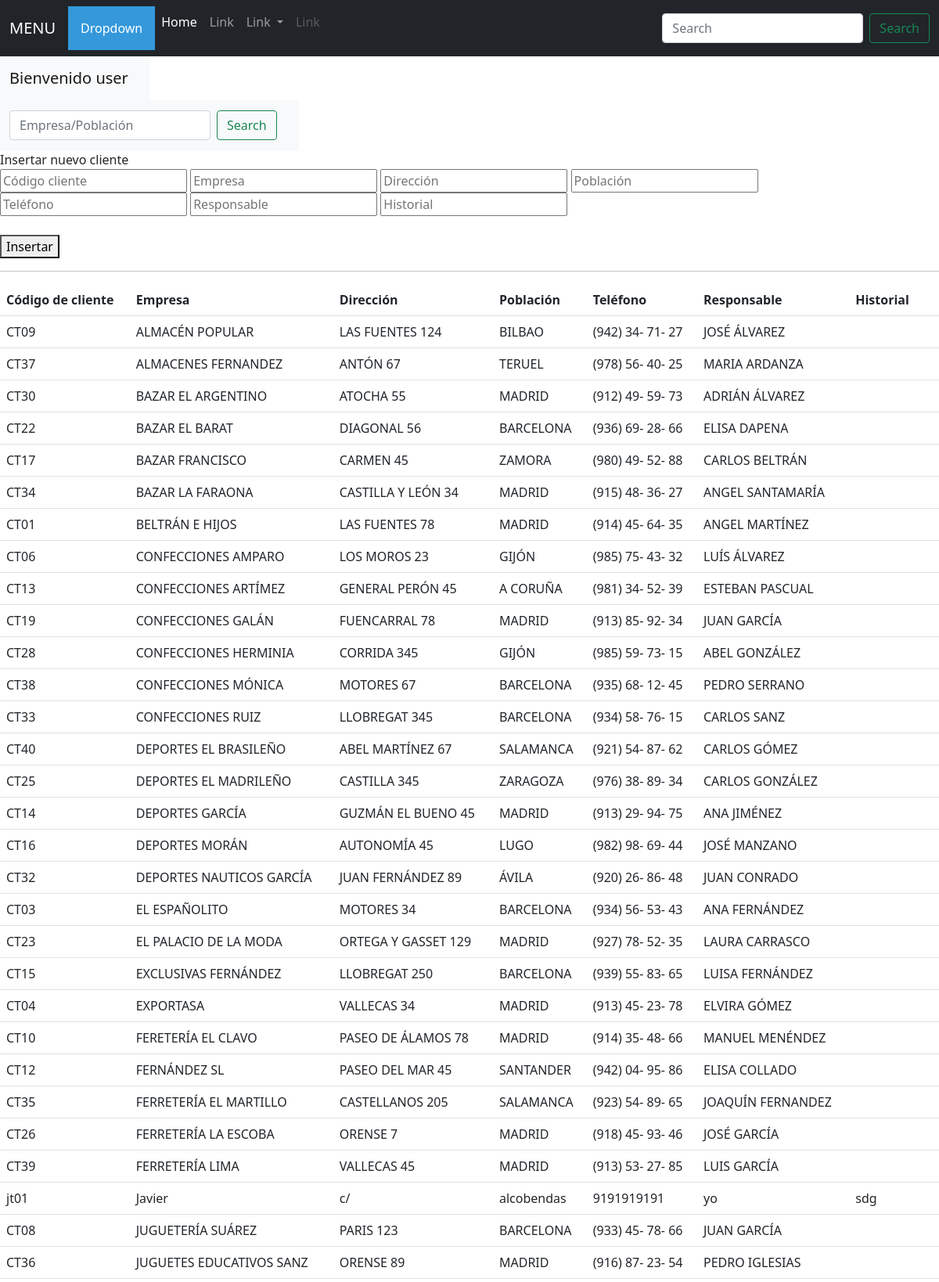
The page /pedidos_form.php (signed in, upper part) on the database its author committed.
### tables this page shows
CREATE TABLE `clientes` (
  `cli_codigo` varchar(4) NOT NULL,
  `cli_empresa` varchar(30) DEFAULT NULL,
  `cli_direccion` varchar(50) DEFAULT NULL,
  `cli_poblacion` varchar(20) DEFAULT NULL,
  `cli_telefono` varchar(16) DEFAULT NULL,
  `cli_responsable` varchar(30) DEFAULT NULL,
  `cli_historial` text DEFAULT NULL
);

### pedidos_form.php (the view, shortened to what this page needs)
<?php
    $filtro = "";
?>
<!DOCTYPE html>
<html lang="es">
<head>
    <link href="https://cdn.jsdelivr.net/npm/bootstrap@5.0.2/dist/css/bootstrap.min.css" rel="stylesheet">
    <link rel="stylesheet" href="pedidos.css">
</head>
<body>
        <nav class="navbar navbar-expand-lg navbar-dark bg-dark">
        <div class="container-fluid">
            <a class="navbar-brand" href="#">MENU</a>
                <div class="collapse navbar-collapse" id="navbarScroll">
                <ul class="navbar-nav me-auto my-2 my-lg-0 navbar-nav-scroll" style="--bs-scroll-height: 100px;">
                <div class="dropdown">
                    <button onclick="myFunction()" class="dropbtn">Dropdown</button>
                </div>
                <li class="nav-item">
                <a class="nav-link active" aria-current="page" href="#">Home</a>
                </li>
                <li class="nav-item">
                <a class="nav-link" href="#">Link</a>
                </li>
                <li class="nav-item dropdown">
                <a class="nav-link dropdown-toggle" href="#" id="navbarScrollingDropdown" role="button" data-bs-toggle="dropdown" aria-expanded="false">
                    Link
                </a>
                </li>
                <li class="nav-item">
                <a class="nav-link disabled" href="#" tabindex="-1" aria-disabled="true">Link</a>
                </li>
            </ul>
            <form class="d-flex">
                <input class="form-control me-2" type="search" placeholder="Search" aria-label="Search">
                <button class="btn btn-outline-success" type="submit">Search</button>
            </form>
            </div>
        </div>
        </nav>
        <div class="d-flex justify-content-start">
        <nav class="navbar navbar-expand-lg navbar-light bg-light">
            <div class="container-fluid">
                <a class="navbar-brand" href="#">
                    <?php
                        echo "Bienvenido " . $_SESSION['usuario_logueado']['usu_alias'];
                    ?>
                </a>
            </div>
        </nav>
        </div>
        <div class="d-flex justify-content-start">
        <nav class="navbar navbar-expand-lg navbar-light bg-light">
            <div class="container-fluid">
                <a class="navbar-brand" href="#">
                    <form class="d-flex" for="filtro">
                        <input class="form-control me-2" name="filtro" id="filtro" type="search" placeholder="Empresa/Población" aria-label="Search" value= <?php echo $filtro; ?>>
                        <button class="btn btn-outline-success" type="submit">Search</button>
                    </form>
                </a>
            </div>
        </nav>
        </div>
    <form action="">
            <label for="insert">Insertar nuevo cliente</label>
            <br>
            <input type="text" name="insert_codcli" id="insert" placeholder="Código cliente">
            <input type="text" name="insert_empresa" id="insert" placeholder="Empresa">
            <input type="text" name="insert_direccion" id="insert" placeholder="Dirección">
            <input type="text" name="insert_poblacion" id="insert" placeholder="Población">
            <input type="text" name="insert_telefono" id="insert" placeholder="Teléfono">
            <input type="text" name="insert_telefono" id="insert" placeholder="Responsable">
            <input type="text" name="insert_historial" id="insert" placeholder="Historial">
            <br><br>
            <button>Insertar</button>
    </form>
    <hr>
    <table class="table">
        <tr>
            <th scope="col">Código de cliente</th>
            <th scope="col">Empresa</th>
            <th scope="col">Dirección</th>
            <th scope="col">Población</th>
            <th scope="col">Teléfono</th>
            <th scope="col">Responsable</th>
            <th scope="col">Historial</th>
        </tr>
            <?php
                $sql = "SELECT * FROM clientes WHERE cli_empresa LIKE '%$filtro%' OR cli_poblacion LIKE '%$filtro%'ORDER BY cli_empresa";
                $conexion = mysqli_connect(HOST,USER,PASS,BBDD);
                $rs = mysqli_query($conexion, $sql);
                $datos_array = mysqli_fetch_all($rs);
                for($i=0; $i<count($datos_array); $i++){
                    echo "<tr>";
                        echo "<td>" . $datos_array[$i][0] . "</td>";
                        echo "<td>" . $datos_array[$i][1] . "</td>";
                        echo "<td>" . $datos_array[$i][2] . "</td>";
                        echo "<td>" . $datos_array[$i][3] . "</td>";
                        echo "<td>" . $datos_array[$i][4] . "</td>";
                        echo "<td>" . $datos_array[$i][5] . "</td>";
                        echo "<td>" . $datos_array[$i][6] . "</td>";
                    echo "</tr>";
                }
            ?>
    </table>
</body>
</html>

### pedidos.css (style rules this page uses)
.dropbtn { background-color: #3498DB; color: white; padding: 16px; font-size: 16px; border: none; cursor: pointer; }
.dropdown { position: relative; display: inline-block; }

### rows shown on the page
clientes: cli_codigo "CT09", cli_empresa "ALMACÉN POPULAR", cli_direccion "LAS FUENTES 124", cli_poblacion "BILBAO", cli_telefono "(942) 34- 71- 27", cli_responsable "JOSÉ ÁLVAREZ"
clientes: cli_codigo "CT37", cli_empresa "ALMACENES FERNANDEZ", cli_direccion "ANTÓN 67", cli_poblacion "TERUEL", cli_telefono "(978) 56- 40- 25", cli_responsable "MARIA ARDANZA"
clientes: cli_codigo "CT30", cli_empresa "BAZAR EL ARGENTINO", cli_direccion "ATOCHA 55", cli_poblacion "MADRID", cli_telefono "(912) 49- 59- 73", cli_responsable "ADRIÁN ÁLVAREZ"
clientes: cli_codigo "CT22", cli_empresa "BAZAR EL BARAT", cli_direccion "DIAGONAL 56", cli_poblacion "BARCELONA", cli_telefono "(936) 69- 28- 66", cli_responsable "ELISA DAPENA"
clientes: cli_codigo "CT17", cli_empresa "BAZAR FRANCISCO", cli_direccion "CARMEN 45", cli_poblacion "ZAMORA", cli_telefono "(980) 49- 52- 88", cli_responsable "CARLOS BELTRÁN"
clientes: cli_codigo "CT34", cli_empresa "BAZAR LA FARAONA", cli_direccion "CASTILLA Y LEÓN 34", cli_poblacion "MADRID", cli_telefono "(915) 48- 36- 27", cli_responsable "ANGEL SANTAMARÍA"
clientes: cli_codigo "CT01", cli_empresa "BELTRÁN E HIJOS", cli_direccion "LAS FUENTES 78", cli_poblacion "MADRID", cli_telefono "(914) 45- 64- 35", cli_responsable "ANGEL MARTÍNEZ"
clientes: cli_codigo "CT06", cli_empresa "CONFECCIONES AMPARO", cli_direccion "LOS MOROS 23", cli_poblacion "GIJÓN", cli_telefono "(985) 75- 43- 32", cli_responsable "LUÍS ÁLVAREZ"
clientes: cli_codigo "CT13", cli_empresa "CONFECCIONES ARTÍMEZ", cli_direccion "GENERAL PERÓN 45", cli_poblacion "A CORUÑA", cli_telefono "(981) 34- 52- 39", cli_responsable "ESTEBAN PASCUAL"
clientes: cli_codigo "CT19", cli_empresa "CONFECCIONES GALÁN", cli_direccion "FUENCARRAL 78", cli_poblacion "MADRID", cli_telefono "(913) 85- 92- 34", cli_responsable "JUAN GARCÍA"
clientes: cli_codigo "CT28", cli_empresa "CONFECCIONES HERMINIA", cli_direccion "CORRIDA 345", cli_poblacion "GIJÓN", cli_telefono "(985) 59- 73- 15", cli_responsable "ABEL GONZÁLEZ"
clientes: cli_codigo "CT38", cli_empresa "CONFECCIONES MÓNICA", cli_direccion "MOTORES 67", cli_poblacion "BARCELONA", cli_telefono "(935) 68- 12- 45", cli_responsable "PEDRO SERRANO"
clientes: cli_codigo "CT33", cli_empresa "CONFECCIONES RUIZ", cli_direccion "LLOBREGAT 345", cli_poblacion "BARCELONA", cli_telefono "(934) 58- 76- 15", cli_responsable "CARLOS SANZ"
clientes: cli_codigo "CT40", cli_empresa "DEPORTES EL BRASILEÑO", cli_direccion "ABEL MARTÍNEZ 67", cli_poblacion "SALAMANCA", cli_telefono "(921) 54- 87- 62", cli_responsable "CARLOS GÓMEZ"
clientes: cli_codigo "CT25", cli_empresa "DEPORTES EL MADRILEÑO", cli_direccion "CASTILLA 345", cli_poblacion "ZARAGOZA", cli_telefono "(976) 38- 89- 34", cli_responsable "CARLOS GONZÁLEZ"
clientes: cli_codigo "CT14", cli_empresa "DEPORTES GARCÍA", cli_direccion "GUZMÁN EL BUENO 45", cli_poblacion "MADRID", cli_telefono "(913) 29- 94- 75", cli_responsable "ANA JIMÉNEZ"
clientes: cli_codigo "CT16", cli_empresa "DEPORTES MORÁN", cli_direccion "AUTONOMÍA 45", cli_poblacion "LUGO", cli_telefono "(982) 98- 69- 44", cli_responsable "JOSÉ MANZANO"
clientes: cli_codigo "CT32", cli_empresa "DEPORTES NAUTICOS GARCÍA", cli_direccion "JUAN FERNÁNDEZ 89", cli_poblacion "ÁVILA", cli_telefono "(920) 26- 86- 48", cli_responsable "JUAN CONRADO"
clientes: cli_codigo "CT03", cli_empresa "EL ESPAÑOLITO", cli_direccion "MOTORES 34", cli_poblacion "BARCELONA", cli_telefono "(934) 56- 53- 43", cli_responsable "ANA FERNÁNDEZ"
clientes: cli_codigo "CT23", cli_empresa "EL PALACIO DE LA MODA", cli_direccion "ORTEGA Y GASSET 129", cli_poblacion "MADRID", cli_telefono "(927) 78- 52- 35", cli_responsable "LAURA CARRASCO"
clientes: cli_codigo "CT15", cli_empresa "EXCLUSIVAS FERNÁNDEZ", cli_direccion "LLOBREGAT 250", cli_poblacion "BARCELONA", cli_telefono "(939) 55- 83- 65", cli_responsable "LUISA FERNÁNDEZ"
clientes: cli_codigo "CT04", cli_empresa "EXPORTASA", cli_direccion "VALLECAS 34", cli_poblacion "MADRID", cli_telefono "(913) 45- 23- 78", cli_responsable "ELVIRA GÓMEZ"
clientes: cli_codigo "CT10", cli_empresa "FERETERÍA EL CLAVO", cli_direccion "PASEO DE ÁLAMOS 78", cli_poblacion "MADRID", cli_telefono "(914) 35- 48- 66", cli_responsable "MANUEL MENÉNDEZ"
clientes: cli_codigo "CT12", cli_empresa "FERNÁNDEZ SL", cli_direccion "PASEO DEL MAR 45", cli_poblacion "SANTANDER", cli_telefono "(942) 04- 95- 86", cli_responsable "ELISA COLLADO"
clientes: cli_codigo "CT35", cli_empresa "FERRETERÍA EL MARTILLO", cli_direccion "CASTELLANOS 205", cli_poblacion "SALAMANCA", cli_telefono "(923) 54- 89- 65", cli_responsable "JOAQUÍN FERNANDEZ"
clientes: cli_codigo "CT26", cli_empresa "FERRETERÍA LA ESCOBA", cli_direccion "ORENSE 7", cli_poblacion "MADRID", cli_telefono "(918) 45- 93- 46", cli_responsable "JOSÉ GARCÍA"
clientes: cli_codigo "CT39", cli_empresa "FERRETERÍA LIMA", cli_direccion "VALLECAS 45", cli_poblacion "MADRID", cli_telefono "(913) 53- 27- 85", cli_responsable "LUIS GARCÍA"
clientes: cli_codigo "jt01", cli_empresa "Javier", cli_direccion "c/", cli_poblacion "alcobendas", cli_telefono "9191919191", cli_responsable "yo", cli_historial "sdg"
clientes: cli_codigo "CT08", cli_empresa "JUGUETERÍA SUÁREZ", cli_direccion "PARIS 123", cli_poblacion "BARCELONA", cli_telefono "(933) 45- 78- 66", cli_responsable "JUAN GARCÍA"
clientes: cli_codigo "CT36", cli_empresa "JUGUETES EDUCATIVOS SANZ", cli_direccion "ORENSE 89", cli_poblacion "MADRID", cli_telefono "(916) 87- 23- 54", cli_responsable "PEDRO IGLESIAS"

### other values the page prints
$_SESSION['usuario_logueado']['usu_alias'] "user"
